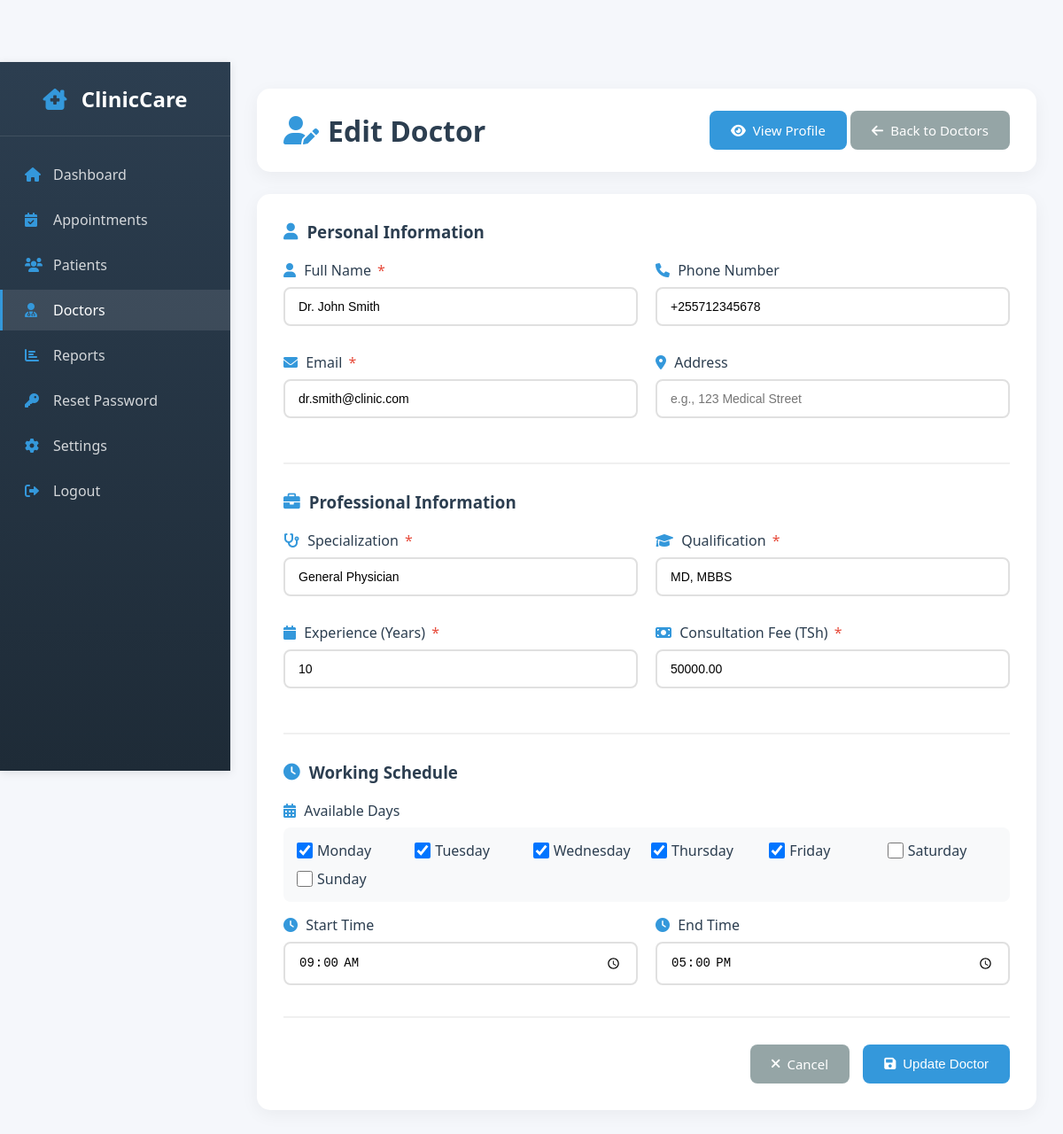
The page /admin/edit-doctor.php?id=2 (signed in) on the database its author committed.
### tables this page shows
CREATE TABLE doctors (
    id INT PRIMARY KEY AUTO_INCREMENT,
    user_id INT UNIQUE,
    specialization VARCHAR(100),
    qualification TEXT,
    experience_years INT,
    consultation_fee DECIMAL(10,2),
    available_days VARCHAR(100),  
    start_time TIME,
    end_time TIME,
    max_patients_per_day INT DEFAULT 20,
    FOREIGN KEY (user_id) REFERENCES users(id) ON DELETE CASCADE
);

CREATE TABLE users (
    id INT PRIMARY KEY AUTO_INCREMENT,
    username VARCHAR(50) UNIQUE NOT NULL,
    email VARCHAR(100) UNIQUE NOT NULL,
    password VARCHAR(255) NOT NULL,
    full_name VARCHAR(100) NOT NULL,
    phone VARCHAR(20),
    address TEXT,
    user_type ENUM('patient', 'doctor', 'admin', 'receptionist') DEFAULT 'patient',
    profile_image VARCHAR(255),
    created_at TIMESTAMP DEFAULT CURRENT_TIMESTAMP,
    updated_at TIMESTAMP DEFAULT CURRENT_TIMESTAMP ON UPDATE CURRENT_TIMESTAMP,
    is_active BOOLEAN DEFAULT TRUE
);

### admin/edit-doctor.php (the view, shortened to what this page needs)
<?php
$database = new Database();
$db = $database->getConnection();
$doctor_id = isset($_GET['id']) ? (int)$_GET['id'] : 0;
$query = "SELECT u.*, d.specialization, d.qualification, d.experience_years,
          d.consultation_fee, d.available_days, d.start_time, d.end_time
          FROM users u
          JOIN doctors d ON u.id = d.user_id
          WHERE u.id = :id";
$stmt = $db->prepare($query);
$stmt->bindParam(':id', $doctor_id);
$stmt->execute();
$doctor = $stmt->fetch(PDO::FETCH_ASSOC);
$validation_errors = [];
$days_of_week = ['Monday', 'Tuesday', 'Wednesday', 'Thursday', 'Friday', 'Saturday', 'Sunday'];
$available_days = !empty($doctor['available_days']) ? explode(',', $doctor['available_days']) : [];
?>
<!DOCTYPE html>
<html lang="en">
<head>
    <link rel="stylesheet" href="../assets/css/style.css">
    <link rel="stylesheet" href="https://cdnjs.cloudflare.com/ajax/libs/font-awesome/6.0.0/css/all.min.css">
</head>
<body>
    <div class="dashboard">
        <aside class="sidebar">
            <div class="sidebar-header">
                <h3><i class="fas fa-clinic-medical"></i> ClinicCare</h3>
            </div>
            <ul class="sidebar-menu">
                <li><a href="dashboard.php"><i class="fas fa-home"></i> Dashboard</a></li>
                <li><a href="appointments.php"><i class="fas fa-calendar-check"></i> Appointments</a></li>
                <li><a href="patients.php"><i class="fas fa-users"></i> Patients</a></li>
                <li><a href="doctors.php" class="active"><i class="fas fa-user-md"></i> Doctors</a></li>
                <li><a href="reports.php"><i class="fas fa-chart-bar"></i> Reports</a></li>
                <li><a href="reset-password.php"><i class="fas fa-key"></i> Reset Password</a></li>
                <li><a href="settings.php"><i class="fas fa-cog"></i> Settings</a></li>
                <li><a href="../logout.php"><i class="fas fa-sign-out-alt"></i> Logout</a></li>
            </ul>
        </aside>
        <main class="main-content">
            <div class="page-header">
                <h1><i class="fas fa-user-edit"></i> Edit Doctor</h1>
                <div>
                    <a href="view-doctor.php?id=<?php echo $doctor_id; ?>" class="btn btn-primary">
                        <i class="fas fa-eye"></i> View Profile
                    </a>
                    <a href="doctors.php" class="btn btn-secondary">
                        <i class="fas fa-arrow-left"></i> Back to Doctors
                    </a>
                </div>
            </div>
            <div class="form-container">
                <form method="POST" action="">
                    <div class="form-section">
                        <h3><i class="fas fa-user"></i> Personal Information</h3>
                        <div class="form-row">
                            <div class="form-group">
                                <label><i class="fas fa-user"></i> Full Name <span class="required">*</span></label>
                                <input type="text" name="full_name" class="form-control <?php echo isset($validation_errors['full_name']) ? 'error' : ''; ?>"
                                       value="<?php echo htmlspecialchars($doctor['full_name']); ?>"
                                       placeholder="e.g., Dr. John Smith" required>
                            </div>
                            <div class="form-group">
                                <label><i class="fas fa-phone"></i> Phone Number</label>
                                <input type="text" name="phone" class="form-control"
                                       value="<?php echo htmlspecialchars($doctor['phone']); ?>"
                                       placeholder="e.g., +255712345678">
                            </div>
                        </div>
                        <div class="form-row">
                            <div class="form-group">
                                <label><i class="fas fa-envelope"></i> Email <span class="required">*</span></label>
                                <input type="email" name="email" class="form-control <?php echo isset($validation_errors['email']) ? 'error' : ''; ?>"
                                       value="<?php echo htmlspecialchars($doctor['email']); ?>"
                                       placeholder="doctor@clinic.com" required>
                            </div>
                            <div class="form-group">
                                <label><i class="fas fa-map-marker-alt"></i> Address</label>
                                <input type="text" name="address" class="form-control"
                                       value="<?php echo htmlspecialchars($doctor['address']); ?>"
                                       placeholder="e.g., 123 Medical Street">
                            </div>
                        </div>
                    </div>
                    <div class="form-section">
                        <h3><i class="fas fa-briefcase"></i> Professional Information</h3>
                        <div class="form-row">
                            <div class="form-group">
                                <label><i class="fas fa-stethoscope"></i> Specialization <span class="required">*</span></label>
                                <input type="text" name="specialization" class="form-control <?php echo isset($validation_errors['specialization']) ? 'error' : ''; ?>"
                                       value="<?php echo htmlspecialchars($doctor['specialization']); ?>"
                                       placeholder="e.g., Cardiologist" required>
                            </div>
                            <div class="form-group">
                                <label><i class="fas fa-graduation-cap"></i> Qualification <span class="required">*</span></label>
                                <input type="text" name="qualification" class="form-control <?php echo isset($validation_errors['qualification']) ? 'error' : ''; ?>"
                                       value="<?php echo htmlspecialchars($doctor['qualification']); ?>"
                                       placeholder="e.g., MD, PhD" required>
                            </div>
                        </div>
                        <div class="form-row">
                            <div class="form-group">
                                <label><i class="fas fa-calendar"></i> Experience (Years) <span class="required">*</span></label>
                                <input type="number" name="experience_years" class="form-control <?php echo isset($validation_errors['experience_years']) ? 'error' : ''; ?>"
                                       value="<?php echo $doctor['experience_years']; ?>"
                                       placeholder="e.g., 10" min="0" required>
                            </div>
                            <div class="form-group">
                                <label><i class="fas fa-money-bill"></i> Consultation Fee (TSh) <span class="required">*</span></label>
                                <input type="number" name="consultation_fee" class="form-control <?php echo isset($validation_errors['consultation_fee']) ? 'error' : ''; ?>"
                                       value="<?php echo $doctor['consultation_fee']; ?>"
                                       placeholder="e.g., 50000" min="0" step="1000" required>
                            </div>
                        </div>
                    </div>
                    <div class="form-section">
                        <h3><i class="fas fa-clock"></i> Working Schedule</h3>
                        <div class="form-group">
                            <label><i class="fas fa-calendar-alt"></i> Available Days</label>
                            <div class="days-checkbox">
                                <?php foreach($days_of_week as $day): ?>
                                <div class="day-item">
                                    <input type="checkbox" name="available_days[]" value="<?php echo $day; ?>"
                                           id="day_<?php echo $day; ?>"
                                           <?php echo in_array($day, $available_days) ? 'checked' : ''; ?>>
                                    <label for="day_<?php echo $day; ?>"><?php echo $day; ?></label>
                                </div>
                                <?php endforeach; ?>
                            </div>
                        </div>
                        <div class="working-hours">
                            <div class="form-group">
                                <label><i class="fas fa-clock"></i> Start Time</label>
                                <input type="time" name="start_time" class="form-control"
                                       value="<?php echo $doctor['start_time']; ?>" required>
                            </div>
                            <div class="form-group">
                                <label><i class="fas fa-clock"></i> End Time</label>
                                <input type="time" name="end_time" class="form-control"
                                       value="<?php echo $doctor['end_time']; ?>" required>
                            </div>
                        </div>
                    </div>
                    <div class="action-buttons">
                        <a href="doctors.php" class="btn btn-secondary">
                            <i class="fas fa-times"></i> Cancel
                        </a>
                        <button type="submit" class="btn btn-primary">
                            <i class="fas fa-save"></i> Update Doctor
                        </button>
                    </div>
                </form>
            </div>
        </main>
    </div>
</body>
</html>

### assets/css/style.css (style rules this page uses)
:root { --primary-color: #2c3e50; --secondary-color: #3498db; --success-color: #27ae60; --danger-color: #e74c3c; --warning-color: #f39c12; --light-bg: #ecf0f1; --dark-text: #2c3e50; --border-radius: 8px; --box-shadow: 0 2px 10px rgba(0,0,0,0.1); }
* { margin: 0; padding: 0; box-sizing: border-box; }
body { font-family: 'Segoe UI', Tahoma, Geneva, Verdana, sans-serif; background: linear-gradient(135deg, #667eea 0%, #764ba2 100%); min-height: 100vh; color: var(--dark-text); }
.form-group { margin-bottom: 20px; }
.form-group label { display: block; margin-bottom: 5px; font-weight: 500; }
.form-control { width: 100%; padding: 12px; border: 1px solid #ddd; border-radius: var(--border-radius); font-size: 14px; transition: border-color 0.3s; }
.btn { padding: 12px 24px; border: none; border-radius: var(--border-radius); cursor: pointer; font-size: 16px; font-weight: 600; transition: all 0.3s; }
.btn-primary { background: var(--secondary-color); color: white; }
.dashboard { display: flex; min-height: 100vh; padding-top: 70px; }
.sidebar { width: 250px; background: white; box-shadow: var(--box-shadow); position: fixed; left: 0; top: 70px; bottom: 0; overflow-y: auto; }
.sidebar-menu { list-style: none; padding: 20px 0; }
.sidebar-menu li { margin-bottom: 5px; }
.sidebar-menu a { display: flex; align-items: center; padding: 12px 20px; color: var(--dark-text); text-decoration: none; transition: all 0.3s; }
.sidebar-menu i { margin-right: 10px; width: 20px; }
.main-content { flex: 1; margin-left: 250px; padding: 30px; }

### rows shown on the page
doctors: full_name "Dr. John Smith", phone "+255712345678", email "dr.smith@clinic.com", specialization "General Physician", qualification "MD, MBBS", experience_years "10", consultation_fee "50000.00", available_days "☑", start_time "09:00:00", end_time "17:00:00"

### other values the page prints
$day "Monday"
$day "Tuesday"
$day "Wednesday"
$day "Thursday"
$day "Friday"
$day "Saturday"
$day "Sunday"
